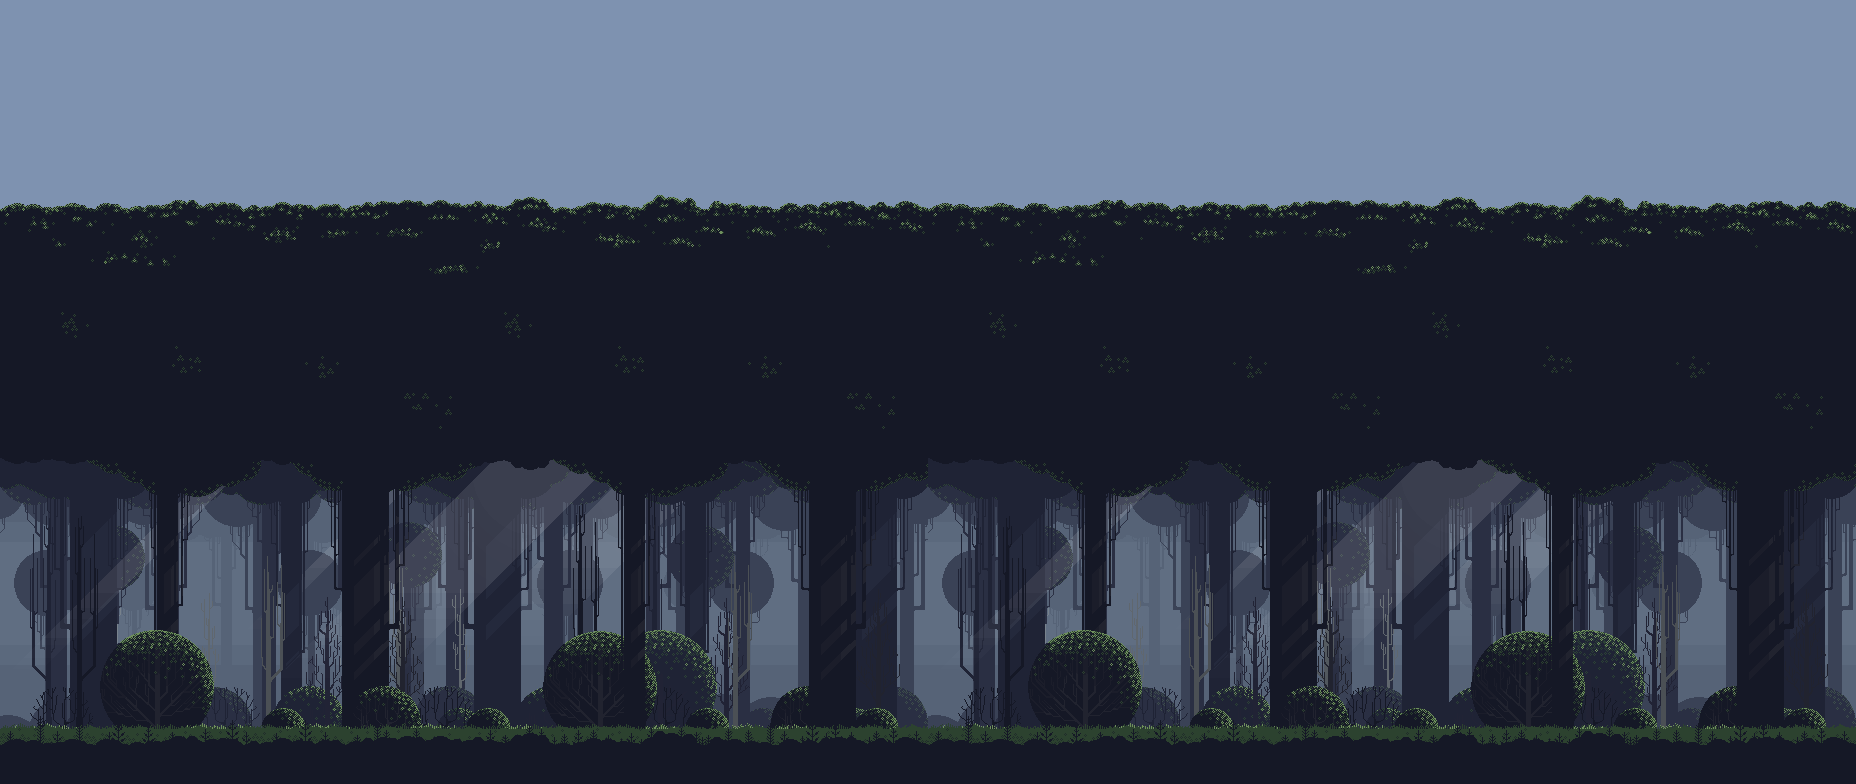

Below is a game level as drawn by its tile map, then a one-line description and the .tmx that defines it (tile-layer data replaced by summaries):
An orthogonal 116x49 tile map with 16x16 px tiles, 1 tile layer (Tile Layer 1) and 2 objects.

<map version="1.9" tiledversion="1.9.2" orientation="orthogonal" renderorder="right-down" width="116" height="49" tilewidth="16" tileheight="16" infinite="0" nextlayerid="3" nextobjectid="19">
 <tileset firstgid="1" source="Background.tsx" />
 <layer id="1" name="Tile Layer 1" width="116" height="49">
  <data>[5684 cells, 5684 non-empty, 2842 distinct tile ids]</data>
 </layer>
 <objectgroup id="2" name="collision-layer">
  <object id="16" x="3.38076" y="0.845189">
   <polyline points="0,0 0.28173,738.977 36.6249,735.597 85.9276,741.795 103.113,736.16 125.37,743.485 174.391,735.315 225.947,737.287 278.067,736.723 314.129,739.541 363.713,736.16 407.381,734.751 424.567,738.414 445.415,737.569 511.058,735.597 542.893,734.751 558.389,742.076 594.168,737.85 630.511,740.668 655.867,731.371 685.167,733.906 697.845,744.33 728.553,739.259 775.602,743.767 796.45,741.795 819.552,737.569 863.784,742.076 875.898,737.287 899.845,737.005 925.482,742.922 959.008,739.259 999.296,739.541 1032.82,739.259 1068.6,741.513 1101.28,735.033 1128.33,740.104 1160.73,739.823 1195.1,741.513 1231.16,740.386 1271.16,744.33 1298.21,739.541 1321.59,738.132 1352.02,740.668 1379.07,740.104 1405.55,738.132 1429.5,741.513 1454.29,733.343 1476.26,742.64 1517.4,737.85 1562.47,742.358 1582.48,731.089 1614.88,733.906 1641.36,736.723 1686.43,741.231 1711.23,737.287 1761.37,737.005 1791.24,742.358 1804.48,737.005 1818.57,740.949 1850.96,743.485 1849.84,3.66249" />
  </object>
  <object id="17" x="547.117" y="632.65" width="100" height="100">
   <ellipse />
  </object>
 </objectgroup>
</map>
